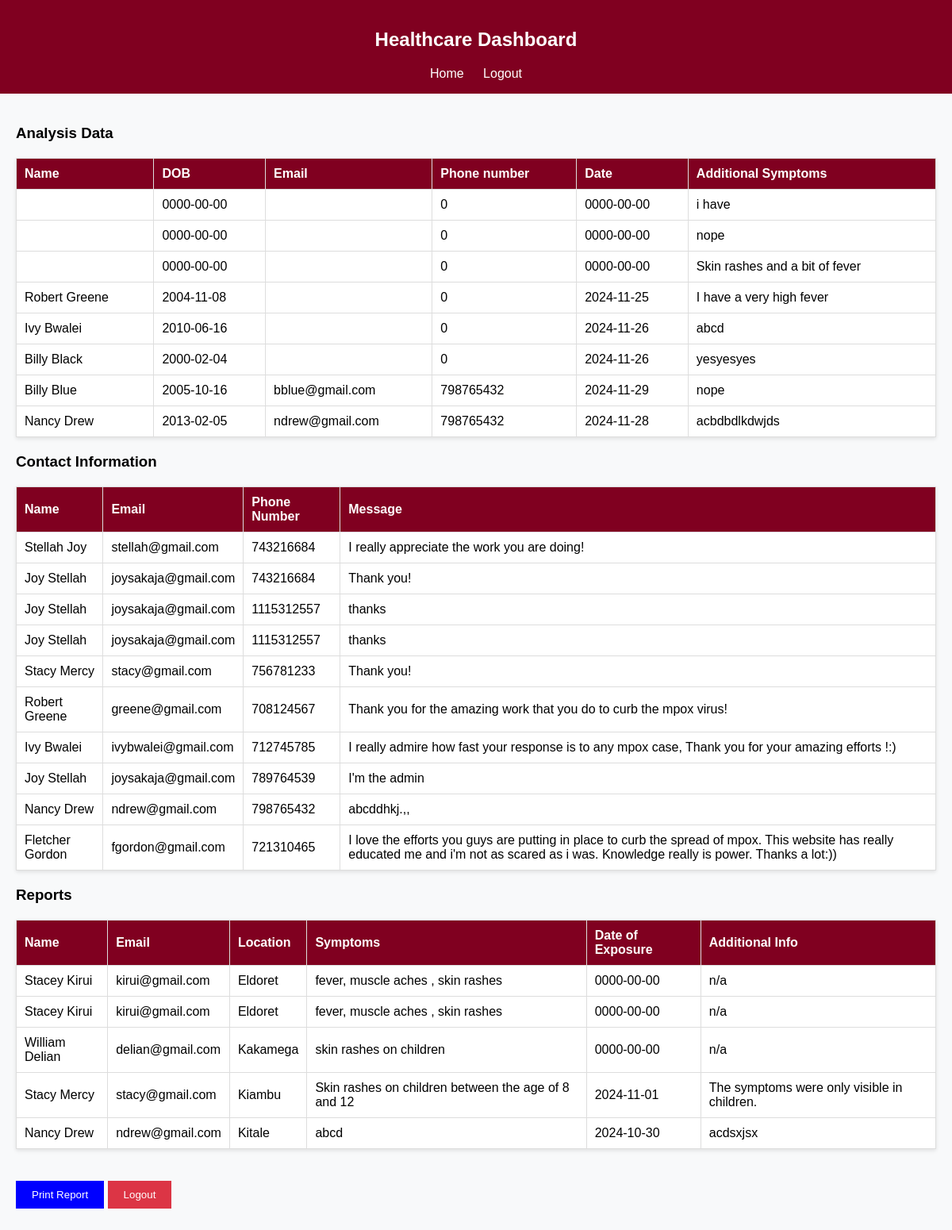
The page /healthcare_dashboard.php (signed in) on the database its author committed.
### tables this page shows
CREATE TABLE `analysis` (
  `Name` varchar(100) NOT NULL,
  `dob` date NOT NULL,
  `email` varchar(50) NOT NULL,
  `phone_number` int(20) NOT NULL,
  `todays_date` date NOT NULL DEFAULT current_timestamp(),
  `q1` int(11) NOT NULL,
  `q2` int(11) NOT NULL,
  `q3` int(11) NOT NULL,
  `q4` int(11) NOT NULL,
  `q5` int(11) NOT NULL,
  `q6` int(11) NOT NULL,
  `q7` int(11) NOT NULL,
  `q8` int(11) NOT NULL,
  `q9` int(11) NOT NULL,
  `additional_symptoms` text NOT NULL,
  `time_created` timestamp NOT NULL DEFAULT current_timestamp(),
  `id` int(11) NOT NULL
);

CREATE TABLE `contact` (
  `Name` varchar(50) NOT NULL,
  `Email` varchar(20) NOT NULL,
  `phone_number` int(30) NOT NULL DEFAULT 0,
  `Message` varchar(500) NOT NULL,
  `Id` int(11) NOT NULL,
  `time_created` timestamp NOT NULL DEFAULT current_timestamp()
);

CREATE TABLE `report` (
  `Id` int(11) NOT NULL,
  `name` varchar(50) NOT NULL,
  `email` varchar(20) NOT NULL,
  `location` varchar(50) NOT NULL,
  `symptoms_observed` varchar(200) NOT NULL,
  `date_of_exposure` date NOT NULL,
  `additional_info` varchar(300) NOT NULL,
  `time_created` timestamp NOT NULL DEFAULT current_timestamp()
);

### healthcare_dashboard.php (the view, shortened to what this page needs)
<?php
$host = 'localhost';
$db = 'mpox';
$user = 'root';
$password = '';
try {
    $pdo = new PDO("mysql:host=$host;dbname=$db;charset=utf8", $user, $password);
    $pdo->setAttribute(PDO::ATTR_ERRMODE, PDO::ERRMODE_EXCEPTION);
} catch (PDOException $e) {
    die("Database connection failed: " . $e->getMessage());
}
$stmt = $pdo->query("SELECT * FROM analysis");
$analyses = $stmt->fetchAll(PDO::FETCH_ASSOC);
$stmtContact = $pdo->query("SELECT * FROM contact");
$contacts = $stmtContact->fetchAll(PDO::FETCH_ASSOC);
$stmtReport = $pdo->query("SELECT * FROM report");
$reports = $stmtReport->fetchAll(PDO::FETCH_ASSOC);
?>
<!DOCTYPE html>
<html lang="en">
<head>
</head>
<body>
    <div class="navbar">
        <h2>Healthcare Dashboard</h2>
        <a href="healthcare_dashboard.php">Home</a>
        <a href="logout.php">Logout</a>
    </div>
    <div class="container">
        <h3>Analysis Data</h3>
        <table>
            <thead>
                <tr>
                    <th>Name</th>
                    <th>DOB</th>
                    <th>Email</th>
                    <th>Phone number</th>
                    <th>Date</th>
                    <th>Additional Symptoms</th>
                </tr>
            </thead>
            <tbody>
                <?php foreach ($analyses as $analysis): ?>
                    <tr>
                        <td><?= htmlspecialchars($analysis['Name']) ?></td>
                        <td><?= htmlspecialchars($analysis['dob']) ?></td>
                        <td><?= htmlspecialchars($analysis['email']) ?></td>
                        <td><?= htmlspecialchars($analysis['phone_number']) ?></td>
                        <td><?= htmlspecialchars($analysis['todays_date']) ?></td>
                        <td><?= htmlspecialchars($analysis['additional_symptoms']) ?></td>
                    </tr>
                <?php endforeach; ?>
            </tbody>
        </table>
        <h3>Contact Information</h3>
        <table>
            <thead>
                <tr>
                    <th>Name</th>
                    <th>Email</th>
                    <th>Phone Number</th>
                    <th>Message</th>
                </tr>
            </thead>
            <tbody>
                <?php foreach ($contacts as $contact): ?>
                    <tr>
                        <td><?= htmlspecialchars($contact['Name']) ?></td>
                        <td><?= htmlspecialchars($contact['Email']) ?></td>
                        <td><?= htmlspecialchars($contact['phone_number']) ?></td>
                        <td><?= htmlspecialchars($contact['Message']) ?></td>
                    </tr>
                <?php endforeach; ?>
            </tbody>
        </table>
        <h3>Reports</h3>
        <table>
            <thead>
                <tr>
                    <th>Name</th>
                    <th>Email</th>
                    <th>Location</th>
                    <th>Symptoms</th>
                    <th>Date of Exposure</th>
                    <th>Additional Info</th>
                </tr>
            </thead>
            <tbody>
                <?php foreach ($reports as $report): ?>
                    <tr>
                        <td><?= htmlspecialchars($report['name']) ?></td>
                        <td><?= htmlspecialchars($report['email']) ?></td>
                        <td><?= htmlspecialchars($report['location']) ?></td>
                        <td><?= htmlspecialchars($report['symptoms_observed']) ?></td>
                        <td><?= htmlspecialchars($report['date_of_exposure']) ?></td>
                        <td><?= htmlspecialchars($report['additional_info']) ?></td>
                    </tr>
                <?php endforeach; ?>
            </tbody>
        </table>
<button id="printReport" onclick="printReport()" style="background-color: blue; color: white; padding: 10px 20px; border: none; margin-bottom: 20px;">
    Print Report
</button>
        <button class="logout-btn" onclick="window.location.href='logout.php';">Logout</button>
    </div>
</body>
</html>

### healthcare_dashboard.php (style rules this page uses)
body { font-family: Arial, sans-serif; background-color: #f8f9fa; margin: 0; padding: 0; }
.navbar { background-color: #800020; padding: 1rem; color: white; text-align: center; }
.navbar a { color: white; text-decoration: none; margin: 0 10px; }
.container { padding: 20px; }
table { width: 100%; border-collapse: collapse; margin: 20px 0; background-color: #fff; box-shadow: 0 2px 5px rgba(0, 0, 0, 0.1); }
th, td { padding: 10px; border: 1px solid #ddd; text-align: left; }
th { background-color: #800020; color: white; }
.logout-btn { background-color: #dc3545; color: white; padding: 10px 20px; border: none; cursor: pointer; text-align: center; margin-top: 20px; }
h2 { color: white; }

### rows shown on the page
analysis: dob "0000-00-00", phone_number "0", todays_date "0000-00-00", additional_symptoms "i have"
analysis: dob "0000-00-00", phone_number "0", todays_date "0000-00-00", additional_symptoms "nope"
analysis: dob "0000-00-00", phone_number "0", todays_date "0000-00-00", additional_symptoms "Skin rashes and a bit of fever"
analysis: Name "Robert Greene", dob "2004-11-08", phone_number "0", todays_date "2024-11-25", additional_symptoms "I have a very high fever"
analysis: Name "Ivy Bwalei", dob "2010-06-16", phone_number "0", todays_date "2024-11-26", additional_symptoms "abcd"
analysis: Name "Billy Black", dob "2000-02-04", phone_number "0", todays_date "2024-11-26", additional_symptoms "yesyesyes"
analysis: Name "Billy Blue", dob "2005-10-16", email "bblue@gmail.com", phone_number "798765432", todays_date "2024-11-29", additional_symptoms "nope"
analysis: Name "Nancy Drew", dob "2013-02-05", email "ndrew@gmail.com", phone_number "798765432", todays_date "2024-11-28", additional_symptoms "acbdbdlkdwjds"
contact: Name "Stellah Joy", Email "stellah@gmail.com", phone_number "743216684", Message "I really appreciate the work you are doing!"
contact: Name "Joy Stellah", Email "joysakaja@gmail.com", phone_number "743216684", Message "Thank you!"
contact: Name "Joy Stellah", Email "joysakaja@gmail.com", phone_number "1115312557", Message "thanks"
contact: Name "Joy Stellah", Email "joysakaja@gmail.com", phone_number "1115312557", Message "thanks"
contact: Name "Stacy Mercy", Email "stacy@gmail.com", phone_number "756781233", Message "Thank you!"
contact: Name "Robert Greene", Email "greene@gmail.com", phone_number "708124567", Message "Thank you for the amazing work that you do to curb the mpox virus!"
contact: Name "Ivy Bwalei", Email "ivybwalei@gmail.com", phone_number "712745785", Message "I really admire how fast your response is to any mpox case, Thank you for your amazing efforts !:)"
contact: Name "Joy Stellah", Email "joysakaja@gmail.com", phone_number "789764539", Message "I'm the admin"
contact: Name "Nancy Drew", Email "ndrew@gmail.com", phone_number "798765432", Message "abcddhkj.,,"
contact: Name "Fletcher Gordon", Email "fgordon@gmail.com", phone_number "721310465", Message "I love the efforts you guys are putting in place to curb the spread of mpox. This website has really educated me and i'm not as scared as i was. Knowledge really is power. Thanks a lot:))"
report: name "Stacey Kirui", email "kirui@gmail.com", location "Eldoret", symptoms_observed "fever, muscle aches , skin rashes", date_of_exposure "0000-00-00", additional_info "n/a"
report: name "Stacey Kirui", email "kirui@gmail.com", location "Eldoret", symptoms_observed "fever, muscle aches , skin rashes", date_of_exposure "0000-00-00", additional_info "n/a"
report: name "William Delian", email "delian@gmail.com", location "Kakamega", symptoms_observed "skin rashes on children", date_of_exposure "0000-00-00", additional_info "n/a"
report: name "Stacy Mercy", email "stacy@gmail.com", location "Kiambu", symptoms_observed "Skin rashes on children between the age of 8 and 12", date_of_exposure "2024-11-01", additional_info "The symptoms were only visible in children."
report: name "Nancy Drew", email "ndrew@gmail.com", location "Kitale", symptoms_observed "abcd", date_of_exposure "2024-10-30", additional_info "acdsxjsx"
